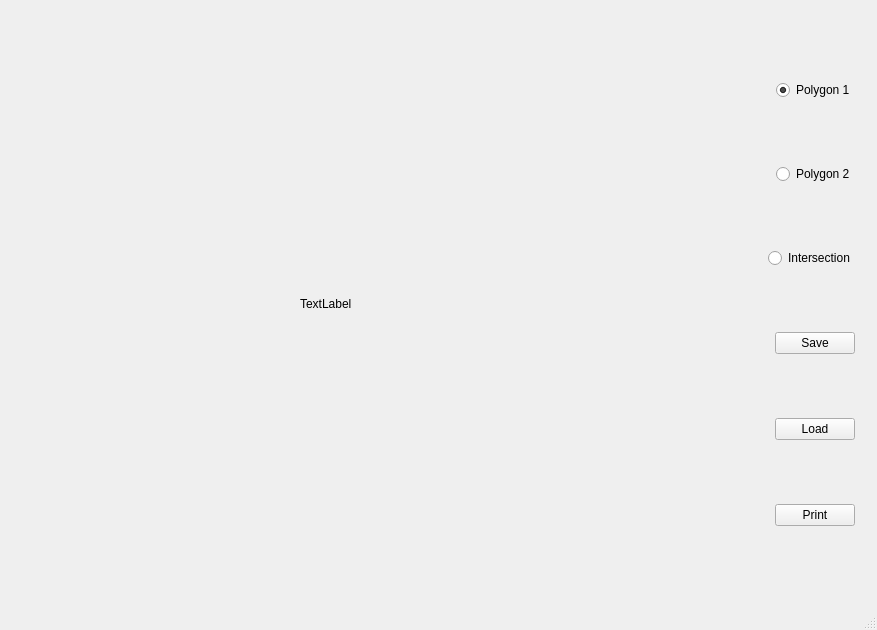
<?xml version="1.0" encoding="UTF-8"?>
<ui version="4.0">
 <class>PolygonClipperClass</class>
 <widget class="QMainWindow" name="PolygonClipperClass">
  <property name="geometry">
   <rect>
    <x>0</x>
    <y>0</y>
    <width>877</width>
    <height>630</height>
   </rect>
  </property>
  <property name="windowTitle">
   <string>PolygonClipper</string>
  </property>
  <widget class="QWidget" name="centralWidget">
   <property name="mouseTracking">
    <bool>true</bool>
   </property>
   <layout class="QHBoxLayout" name="horizontalLayout">
    <item>
     <widget class="QWidget" name="paintWidget" native="true"/>
    </item>
    <item>
     <widget class="QLabel" name="xyLabel">
      <property name="text">
       <string>TextLabel</string>
      </property>
     </widget>
    </item>
    <item>
     <widget class="QWidget" name="toolWidget" native="true">
      <property name="sizePolicy">
       <sizepolicy hsizetype="Minimum" vsizetype="Preferred">
        <horstretch>0</horstretch>
        <verstretch>0</verstretch>
       </sizepolicy>
      </property>
      <property name="maximumSize">
       <size>
        <width>278</width>
        <height>16777215</height>
       </size>
      </property>
      <layout class="QVBoxLayout" name="verticalLayout">
       <item alignment="Qt::AlignRight">
        <widget class="QRadioButton" name="rbPolygon1">
         <property name="text">
          <string>Polygon 1</string>
         </property>
         <property name="checked">
          <bool>true</bool>
         </property>
        </widget>
       </item>
       <item alignment="Qt::AlignRight">
        <widget class="QRadioButton" name="rbPolygon2">
         <property name="text">
          <string>Polygon 2</string>
         </property>
        </widget>
       </item>
       <item alignment="Qt::AlignRight">
        <widget class="QRadioButton" name="rbIntersection">
         <property name="text">
          <string>Intersection</string>
         </property>
        </widget>
       </item>
       <item alignment="Qt::AlignRight">
        <widget class="QPushButton" name="btnSave">
         <property name="text">
          <string>Save</string>
         </property>
        </widget>
       </item>
       <item alignment="Qt::AlignRight">
        <widget class="QPushButton" name="btnLoad">
         <property name="text">
          <string>Load</string>
         </property>
        </widget>
       </item>
       <item alignment="Qt::AlignRight">
        <widget class="QPushButton" name="btnPrint">
         <property name="text">
          <string>Print</string>
         </property>
        </widget>
       </item>
      </layout>
     </widget>
    </item>
   </layout>
  </widget>
  <widget class="QStatusBar" name="statusBar">
   <property name="mouseTracking">
    <bool>true</bool>
   </property>
  </widget>
 </widget>
 <layoutdefault spacing="6" margin="11"/>
 <resources>
  <include location="PolygonClipper.qrc"/>
 </resources>
 <connections/>
</ui>
